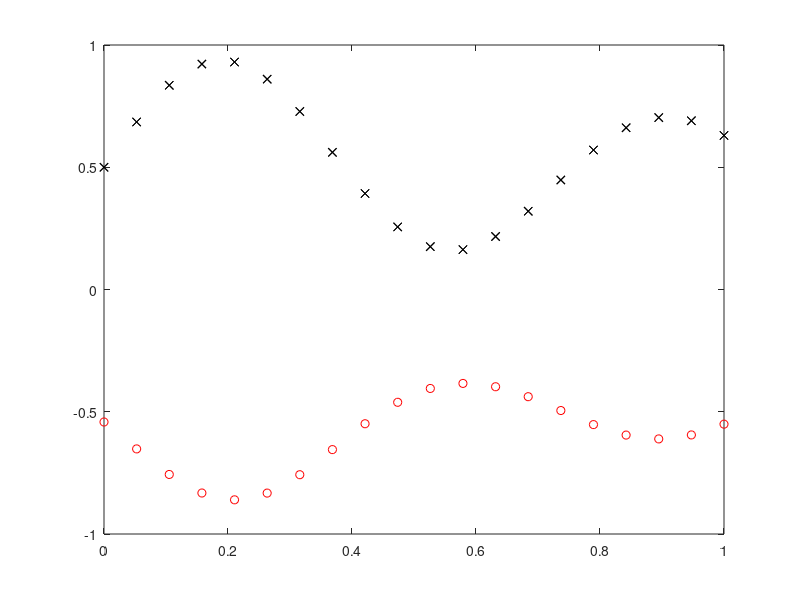
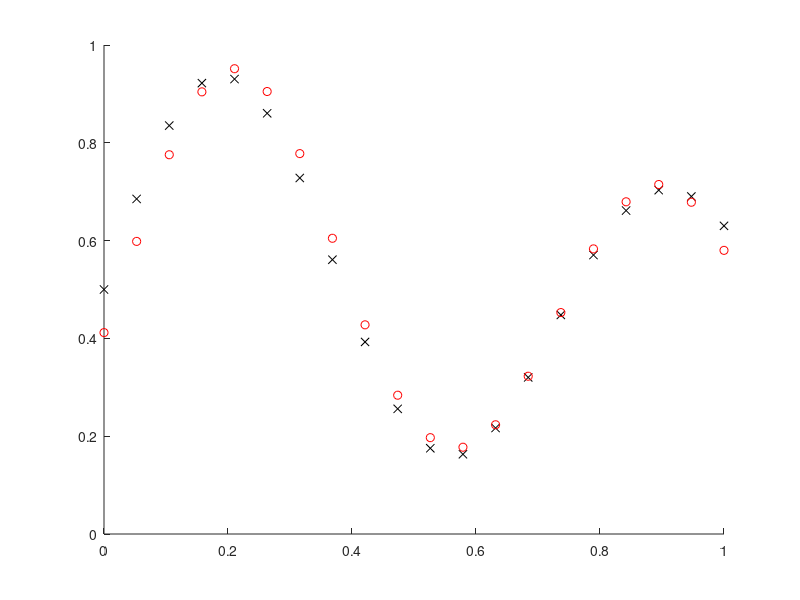

Source code (MATLAB) for these figures, in order:
%Classification using radial basis function
clc
clear
%sudaromi pradiniai taskai
x=0:1/19:1;
T=(1+0.6*sin(2*pi*x/0.7)+0.3*sin(2*pi*x))/2;
figure(1)
plot(x,T,'kx');

%% train multi perceptron with one inputs and one output

%first layer
% generate random initial values of w1x and bx
[peaks,locs]=findpeaks(T);
c1=x(locs(1,1));
c2=x(locs(1,2));
r1=0.17;
r2=0.17;
w1 = randn(1);
w2 = randn(1);
b1 = randn(1);

F1=zeros(1,20);
F2=zeros(1,20);
%%
% calculate radial functions
for i = 1:20
    F1(i)=exp(-((x(i)-c1)^2)/(2*r1^2));
    F2(i)=exp(-((x(i)-c2)^2)/(2*r2^2));
end
%%
% calculate wieghted sum with randomly generated parameters
for i = 1:20
    v(i)=w1*F1(i)+w2*F2(i)+b1;
end

e1=zeros(1,length(x));

e=0;
e_abs=0;
for i = 1:20
    %paskaiciuojamas rezultatas ir palyginamas su norimu gauti, taip
    %isskaiciuojama klaida
    e1(i)=T(i)-v(i);
    e=e+e1(i);
    e_abs=e_abs+abs(e1(i));
end

% calculate the total error for these inputs 

%training_step
n=0.03;
%max error
error=0.001;
% write training algorithm
j=0;

figure(1)
hold on
plot(x,T,'kx');
plot(x,v,'ro');
hold off
%%

while (j<1000) % executes while the total error is not ((e_abs > error)||0   e_abs>error
    j=j+1;
    
%   update parameters
    for i= 1:20
        %keiciami parametrai antrame sluoksnyje
        w1 = w1 + n*e1(i)*F1(i);
        w2 = w2 + n*e1(i)*F2(i);
        b1 = b1 + n*e1(i);
    end
% 
%   is naujo skaiciuojami pirmo sluoksnio isejimai
   for i = 1:20
    v(i)=w1*F1(i)+w2*F2(i)+b1;
   end

   e1=zeros(1,length(x));

   e=0;
   e_abs=0;
   for i = 1:20
      %paskaiciuojamas rezultatas ir palyginamas su norimu gauti, taip
      %isskaiciuojama klaida
      e1(i)=T(i)-v(i);
      e=e+e1(i);
      e_abs=e_abs+abs(e1(i));
   end
end
%palyginami gauti rezultatai su turimais gauti
figure(2)
hold on
plot(x,T,'kx');
plot(x,v,'ro');
hold off

